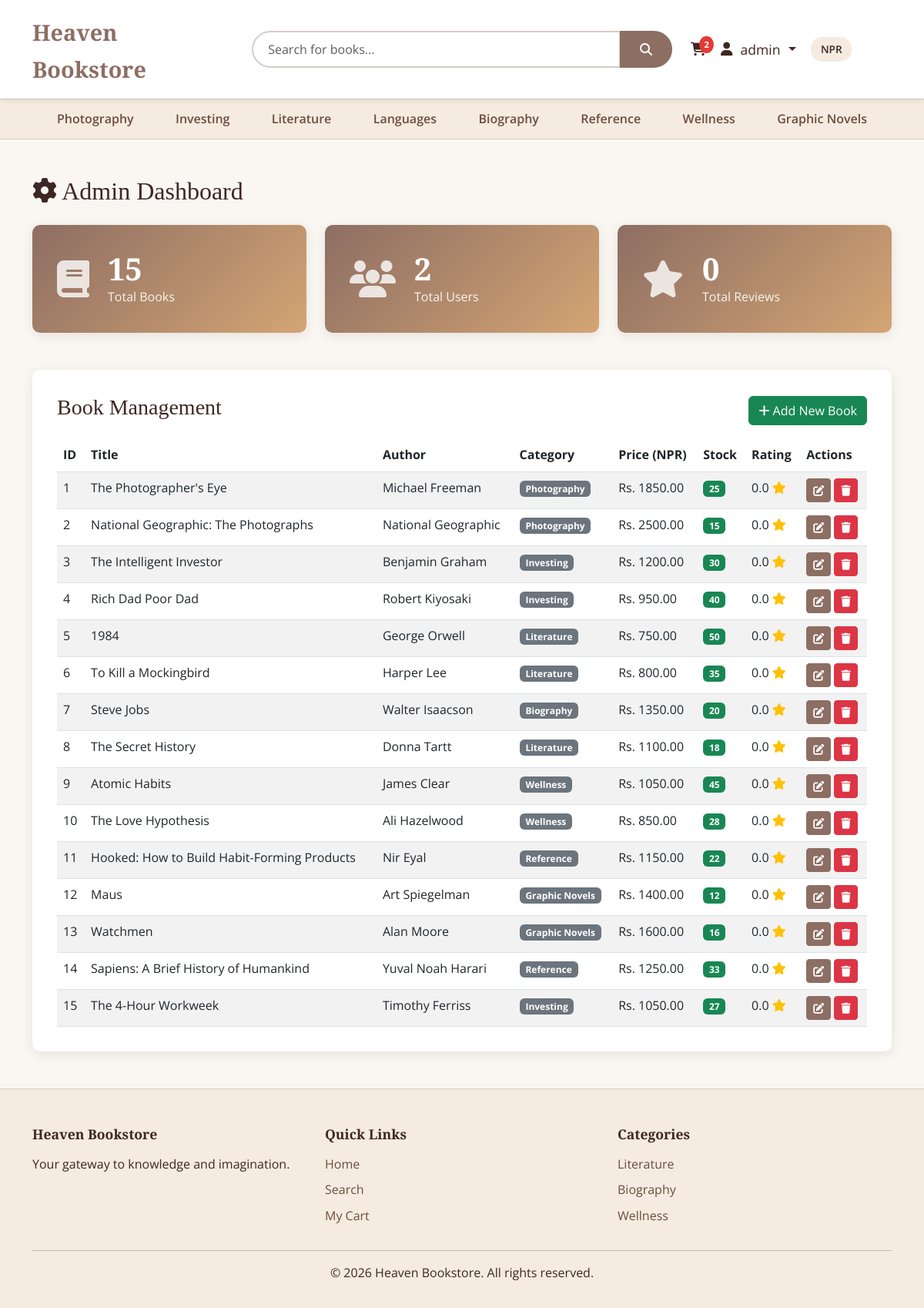
Page /admin (signed in) on the earlier database version.
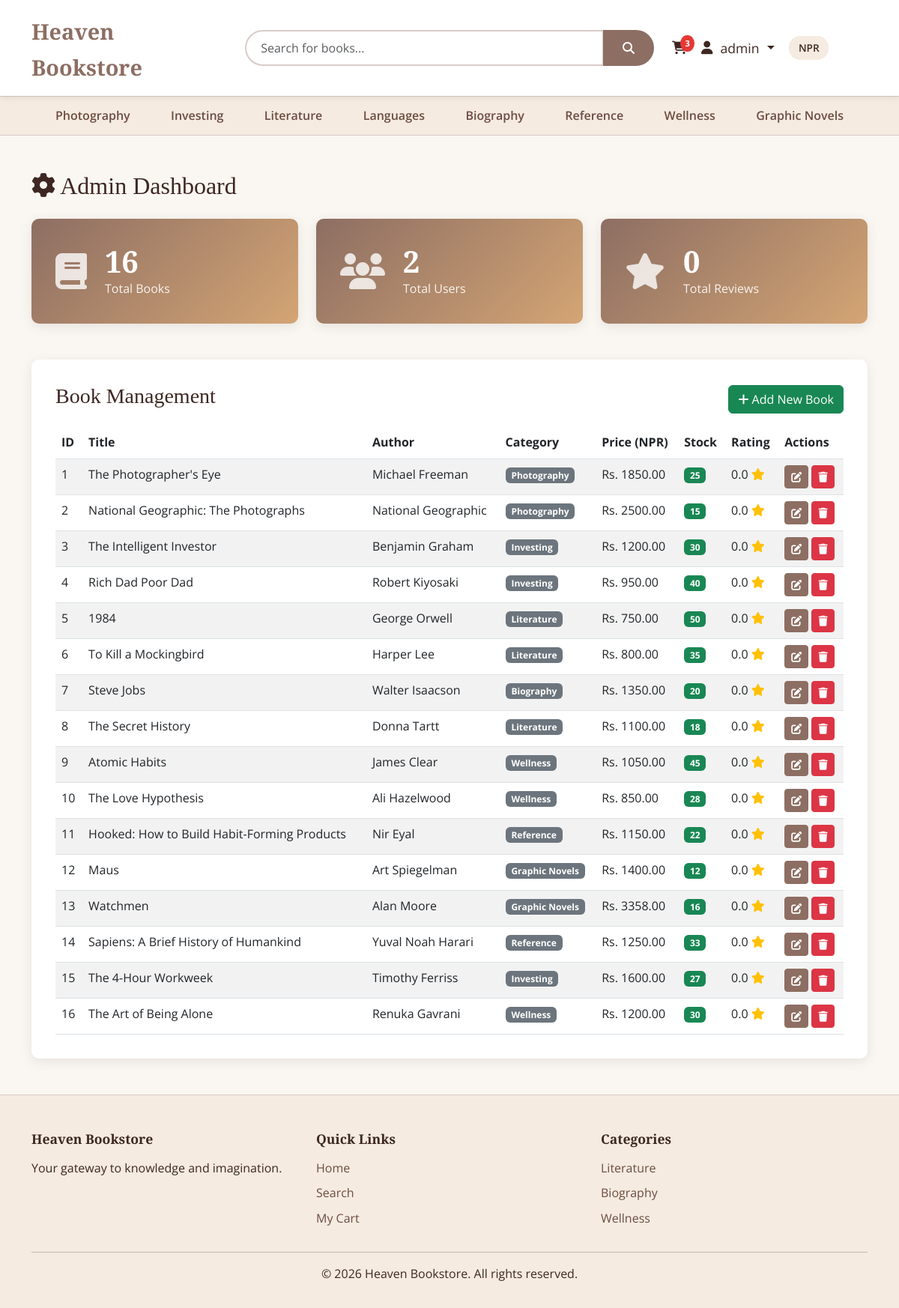
Same page on the later database version.
### app/models.py (models this page shows, shortened)
class User(UserMixin, db.Model):
    __tablename__ = 'users'
    id = db.Column(db.Integer, primary_key=True)
    username = db.Column(db.String(80), unique=True, nullable=False, index=True)
    email = db.Column(db.String(120), unique=True, nullable=False, index=True)
    password_hash = db.Column(db.String(255), nullable=False)
    is_admin = db.Column(db.Boolean, default=False, nullable=False)
    created_at = db.Column(db.DateTime, default=datetime.utcnow, nullable=False)
    cart_items = db.relationship('Cart', backref='user', lazy='dynamic', cascade='all, delete-orphan')
    reviews = db.relationship('Review', backref='user', lazy='dynamic', cascade='all, delete-orphan')

class Book(db.Model):
    __tablename__ = 'books'
    id = db.Column(db.Integer, primary_key=True)
    title = db.Column(db.String(200), nullable=False, index=True)
    author = db.Column(db.String(150), nullable=False, index=True)
    price_npr = db.Column(db.Float, nullable=False)
    category = db.Column(db.String(50), nullable=False, index=True)
    description = db.Column(db.Text)
    image_url = db.Column(db.String(500))
    stock_quantity = db.Column(db.Integer, default=0, nullable=False)
    average_rating = db.Column(db.Float, default=0.0)
    created_at = db.Column(db.DateTime, default=datetime.utcnow, nullable=False)
    cart_items = db.relationship('Cart', backref='book', lazy='dynamic', cascade='all, delete-orphan')
    reviews = db.relationship('Review', backref='book', lazy='dynamic', cascade='all, delete-orphan')

### app/routes.py (the view)
@app.route('/admin')
@login_required
@admin_required
def admin_dashboard():
    books = Book.query.all()
    total_books = Book.query.count()
    total_users = User.query.count()
    total_reviews = Review.query.count()
    categories = ['Photography', 'Investing', 'Literature', 'Languages',
                  'Biography', 'Reference', 'Wellness', 'Graphic Novels']
    cart_count = Cart.query.filter_by(user_id=current_user.id).count()
    return render_template('admin/dashboard.html', books=books,
                         total_books=total_books, total_users=total_users,
                         total_reviews=total_reviews, categories=categories,
                         cart_count=cart_count)

### app/models.py (called while the page is built)
@login_manager.user_loader
def load_user(user_id):
    return User.query.get(int(user_id))

### app/routes.py (called while the page is built)
def admin_required(f):
    @wraps(f)
    def decorated_function(*args, **kwargs):
        if not current_user.is_authenticated or not current_user.is_admin:
            flash('You need admin privileges to access this page.', 'danger')
            return redirect(url_for('index'))
        return f(*args, **kwargs)
    return decorated_function

### app/templates/admin/dashboard.html (shortened to what this page needs)
{% extends "base.html" %}
{% block content %}
<div class="container my-5">
    <h2 class="mb-4"><i class="fas fa-cog"></i> Admin Dashboard</h2>
    <div class="row mb-5">
        <div class="col-md-4">
            <div class="stat-card">
                <div class="stat-icon"><i class="fas fa-book"></i></div>
                <div class="stat-info">
                    <h3>{{ total_books }}</h3>
                    <p>Total Books</p>
                </div>
            </div>
        </div>
        <div class="col-md-4">
            <div class="stat-card">
                <div class="stat-icon"><i class="fas fa-users"></i></div>
                <div class="stat-info">
                    <h3>{{ total_users }}</h3>
                    <p>Total Users</p>
                </div>
            </div>
        </div>
        <div class="col-md-4">
            <div class="stat-card">
                <div class="stat-icon"><i class="fas fa-star"></i></div>
                <div class="stat-info">
                    <h3>{{ total_reviews }}</h3>
                    <p>Total Reviews</p>
                </div>
            </div>
        </div>
    </div>
    <div class="admin-section">
        <div class="d-flex justify-content-between align-items-center mb-3">
            <h3>Book Management</h3>
            <a href="{{ url_for('add_book') }}" class="btn btn-success">
                <i class="fas fa-plus"></i> Add New Book
            </a>
        </div>
        <div class="table-responsive">
            <table class="table table-striped admin-table">
                <thead>
                    <tr>
                        <th>ID</th>
                        <th>Title</th>
                        <th>Author</th>
                        <th>Category</th>
                        <th>Price (NPR)</th>
                        <th>Stock</th>
                        <th>Rating</th>
                        <th>Actions</th>
                    </tr>
                </thead>
                <tbody>
                    {% for book in books %}
                    <tr>
                        <td>{{ book.id }}</td>
                        <td>{{ book.title }}</td>
                        <td>{{ book.author }}</td>
                        <td><span class="badge bg-secondary">{{ book.category }}</span></td>
                        <td>Rs. {{ "%.2f"|format(book.price_npr) }}</td>
                        <td>
                            {% if book.stock_quantity > 0 %}
                            <span class="badge bg-success">{{ book.stock_quantity }}</span>
                            {% else %}
                            <span class="badge bg-danger">Out of Stock</span>
                            {% endif %}
                        </td>
                        <td>{{ "%.1f"|format(book.average_rating) }} <i class="fas fa-star text-warning"></i></td>
                        <td>
                            <a href="{{ url_for('edit_book', id=book.id) }}" class="btn btn-sm btn-primary"
                                title="Edit">
                                <i class="fas fa-edit"></i>
                            </a>
                            <button class="btn btn-sm btn-danger"
                                onclick="confirmDelete({{ book.id }}, '{{ book.title }}')" title="Delete">
                                <i class="fas fa-trash"></i>
                            </button>
                        </td>
                    </tr>
                    {% endfor %}
                </tbody>
            </table>
        </div>
    </div>
</div>
{% endblock %}

### app/templates/base.html (shortened to what this page needs)
<!DOCTYPE html>
<html lang="en">
<head>
    <link href="https://cdn.jsdelivr.net/npm/bootstrap@5.3.0/dist/css/bootstrap.min.css" rel="stylesheet">
    <link rel="stylesheet" href="https://cdnjs.cloudflare.com/ajax/libs/font-awesome/6.4.0/css/all.min.css">
    <link rel="stylesheet" href="{{ url_for('static', filename='css/style.css') }}">
</head>
<body>
    <header class="header sticky-top">
        <div class="container">
            <div class="row align-items-center py-3">
                <div class="col-md-3">
                    <h1 class="logo mb-0">
                        <a href="{{ url_for('index') }}">Heaven Bookstore</a>
                    </h1>
                </div>
                <div class="col-md-6">
                    <form action="{{ url_for('search') }}" method="get" class="search-form">
                        <div class="input-group">
                            <input type="text" class="form-control" name="q" placeholder="Search for books..."
                                   value="{{ request.args.get('q', '') }}">
                            <button class="btn btn-search" type="submit">
                                <i class="fas fa-search"></i>
                            </button>
                        </div>
                    </form>
                </div>
                <div class="col-md-3 text-end">
                    <div class="header-icons">
                        <a href="{{ url_for('cart') }}" class="icon-link" title="Shopping Cart">
                            <i class="fas fa-shopping-cart"></i>
                            <span class="cart-badge" id="cart-count">{{ cart_count }}</span>
                        </a>
                        {% if current_user.is_authenticated %}
                            <div class="dropdown d-inline">
                                <a href="#" class="icon-link dropdown-toggle" data-bs-toggle="dropdown">
                                    <i class="fas fa-user"></i>
                                    <span class="ms-1">{{ current_user.username }}</span>
                                </a>
                            </div>
                        {% else %}
                            <a href="{{ url_for('login') }}" class="icon-link">
                                <i class="fas fa-sign-in-alt"></i>
                                <span class="ms-1">Login</span>
                            </a>
                        {% endif %}
                        <span class="currency-badge">NPR</span>
                    </div>
                </div>
            </div>
        </div>
    </header>
    <nav class="category-nav">
        <div class="container">
            <ul class="category-list">
                {% for cat in categories %}
                <li><a href="{{ url_for('category', category=cat) }}">{{ cat }}</a></li>
                {% endfor %}
            </ul>
        </div>
    </nav>
    <main class="main-content">
        {% block content %}{% endblock %}
    </main>
    <footer class="footer mt-5">
        <div class="container">
            <div class="row">
                <div class="col-md-4">
                    <h5>Heaven Bookstore</h5>
                    <p>Your gateway to knowledge and imagination.</p>
                </div>
                <div class="col-md-4">
                    <h5>Quick Links</h5>
                    <ul class="list-unstyled">
                        <li><a href="{{ url_for('index') }}">Home</a></li>
                        <li><a href="{{ url_for('search') }}">Search</a></li>
                        {% if current_user.is_authenticated %}
                            <li><a href="{{ url_for('cart') }}">My Cart</a></li>
                        {% endif %}
                    </ul>
                </div>
                <div class="col-md-4">
                    <h5>Categories</h5>
                    <ul class="list-unstyled">
                        <li><a href="{{ url_for('category', category='Literature') }}">Literature</a></li>
                        <li><a href="{{ url_for('category', category='Biography') }}">Biography</a></li>
                        <li><a href="{{ url_for('category', category='Wellness') }}">Wellness</a></li>
                    </ul>
                </div>
            </div>
            <hr>
            <div class="text-center">
                <p>&copy; 2026 Heaven Bookstore. All rights reserved.</p>
            </div>
        </div>
    </footer>
</body>
</html>

### app/static/css/style.css (style rules this page uses)
:root { --bg-primary: #FAF7F2; --bg-secondary: #F5EBE0; --accent: #D4A574; --text-primary: #3E2723; --text-secondary: #6D4C41; --border-color: #D7CCC8; --btn-primary: #8D6E63; --btn-hover: #6D4C41; --white: #FFFFFF; --star-color: #FFC107; }
* { box-sizing: border-box; }
body { font-family: 'Open Sans', sans-serif; color: var(--text-primary); background-color: var(--bg-primary); line-height: 1.6; }
h1, h2, h3, h4, h5, h6 { font-family: 'Merriweather', serif; color: var(--text-primary); }
a { color: var(--btn-primary); text-decoration: none; transition: color 0.3s ease; }
.header { background-color: var(--white); box-shadow: 0 2px 8px rgba(62, 39, 35, 0.1); }
.logo a { font-family: 'Merriweather', serif; font-size: 1.8rem; font-weight: 700; color: var(--btn-primary); text-decoration: none; }
.search-form .form-control { border: 2px solid var(--border-color); border-radius: 25px 0 0 25px; padding: 0.6rem 1.2rem; }
.btn-search { background-color: var(--btn-primary); color: var(--white); border: 2px solid var(--btn-primary); border-radius: 0 25px 25px 0; padding: 0.6rem 1.5rem; transition: all 0.3s ease; }
.header-icons { display: flex; align-items: center; gap: 1.2rem; }
.icon-link { color: var(--text-primary); font-size: 1.1rem; text-decoration: none; transition: color 0.3s ease; position: relative; }
.cart-badge { position: absolute; top: -8px; right: -10px; background-color: #E53935; color: var(--white); border-radius: 50%; padding: 2px 6px; font-size: 0.7rem; font-weight: 700; }
.currency-badge { background-color: var(--bg-secondary); color: var(--text-primary); padding: 0.3rem 0.8rem; border-radius: 15px; font-size: 0.85rem; font-weight: 600; }
.category-nav { background-color: var(--bg-secondary); border-top: 1px solid var(--border-color); border-bottom: 1px solid var(--border-color); }
.category-list { list-style: none; margin: 0; padding: 0; display: flex; justify-content: center; flex-wrap: wrap; gap: 1rem; }
.category-list li a { display: block; padding: 0.8rem 1.2rem; color: var(--text-secondary); font-weight: 600; text-decoration: none; transition: all 0.3s ease; }
.main-content { min-height: 60vh; }
.btn-primary { background-color: var(--btn-primary); border-color: var(--btn-primary); }
.stat-card { background: linear-gradient(135deg, var(--btn-primary), var(--accent)); color: var(--white); padding: 2rem; border-radius: 10px; display: flex; align-items: center; gap: 1.5rem; box-shadow: 0 4px 15px rgba(62, 39, 35, 0.1); }
.stat-icon { font-size: 3rem; opacity: 0.8; }
.stat-info h3 { font-size: 2.5rem; font-weight: 700; margin-bottom: 0; color: var(--white); }
.stat-info p { margin-bottom: 0; font-size: 1rem; opacity: 0.9; }
.admin-section { background-color: var(--white); padding: 2rem; border-radius: 10px; box-shadow: 0 4px 15px rgba(62, 39, 35, 0.1); }
.admin-table { margin-bottom: 0; }
.footer { background-color: var(--bg-secondary); padding: 3rem 0 1rem; margin-top: 5rem; border-top: 1px solid var(--border-color); }
.footer h5 { font-size: 1.1rem; font-weight: 700; margin-bottom: 1rem; }
.footer ul li { margin-bottom: 0.5rem; }
.footer ul li a { color: var(--text-secondary); text-decoration: none; }
* { transition: color 0.2s ease, background-color 0.2s ease; }

Differences in the rows shown:
changed Book "Watchmen": price_npr "1600.00" → "3358.00"
changed Book "The 4-Hour Workweek": price_npr "1050.00" → "1600.00"
added Book: id "16", title "The Art of Being Alone", author "Renuka Gavrani", category "Wellness", price_npr "1200.00", stock_quantity "30", average_rating "0.0"
Other differences:
{{ cart_count }}: "2" → "3"
{{ total_books }}: "15" → "16"
